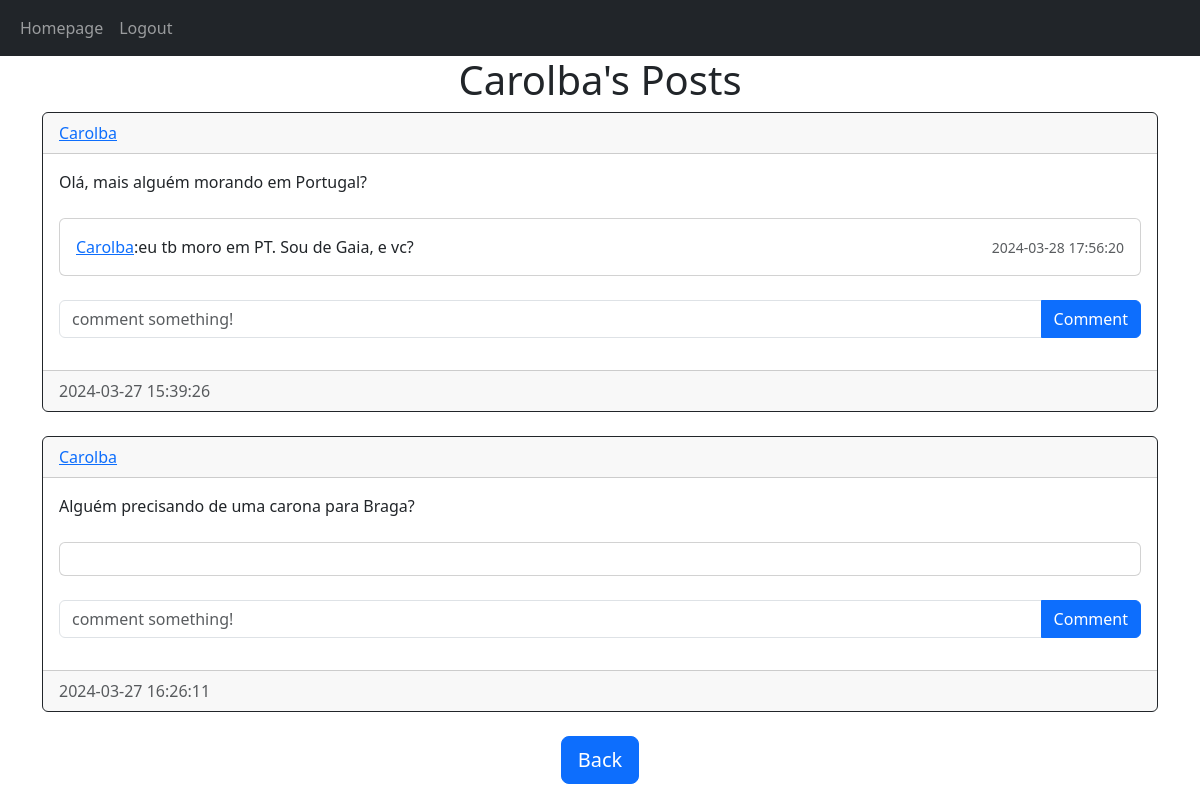
The app's page /posts/Carolba (signed in) with its own data.
### website/models.py (models this page shows)
class User(db.Model, UserMixin):
    id= db.Column(db.Integer, primary_key=True)
    email= db.Column(db.String(150), unique=True)
    username= db.Column(db.String(150), unique=True)
    password= db.Column(db.String(255))
    date_created=db.Column(db.DateTime(timezone=True), default=func.now())
    posts=db.relationship('Post', backref='user', passive_deletes=True)
    comments=db.relationship('Comment', backref='user', passive_deletes=True)

class Post(db.Model):
    id= db.Column(db.Integer, primary_key=True)
    text= db.Column(db.Text, nullable=False)
    date_created=db.Column(db.DateTime(timezone=True), default=func.now())
    author= db.Column(db.Integer, db.ForeignKey('user.id', ondelete='cascade'), nullable=False)
    comments=db.relationship('Comment', backref='post', passive_deletes=True)

class Comment(db.Model):
    id= db.Column(db.Integer, primary_key=True)
    text= db.Column(db.String(200), nullable=False)
    date_created=db.Column(db.DateTime(timezone=True), default=func.now())
    author= db.Column(db.Integer, db.ForeignKey('user.id', ondelete='cascade'), nullable=False)
    post_id= db.Column(db.Integer, db.ForeignKey('post.id', ondelete='cascade'), nullable=False)

### website/views.py (the view)
@views.route('/posts/<username>')
@login_required
def posts(username):
    user = User.query.filter_by(username=username).first()
    if not user:
        flash('No user with that username exists.', category= 'error')
        return redirect(url_for('views.homepage'))
    posts = user.posts
    return render_template("posts.html", user=current_user, posts=posts, username=username)

### website/__init__.py (called while the page is built)
def create_app():
    app=Flask(__name__)
    app.config['SECRET_KEY']= "carol"
    app.config['SQLALCHEMY_DATABASE_URI']= f'sqlite:///database.db'
    db.init_app(app)
    from .views import views
    from .auth import auth
    app.register_blueprint(views, url_prefix="/")
    app.register_blueprint(auth, url_prefix="/")
    from .models import User, Post, Comment
    create_database(app)
    login_manager = LoginManager()
    login_manager.login_view = 'auth.login'
    login_manager.init_app(app)
    @login_manager.user_loader
    def load_user(id):
        return User.query.get(int(id))
    return app

### website/templates/posts.html (shortened to what this page needs)
{% extends "posts_div.html" %}
{% block header %}{{username}}'s Posts {% endblock %}
{% block footer %}
<div style="text-align: center;">
    <a href="/homepage"><button type="button" class="btn btn-primary btn-lg">Back</button></a>
</div>
{% endblock %}

### website/templates/posts_div.html (shortened to what this page needs)
{% extends "base.html" %}
{% block content%}
<h1 style="text-align: center;">
    {% block header%}Posts{% endblock %}</h1>
<div id="posts">
    {% for post in posts %}
    <div class="card border-dark">
        <div class="card-header d-flex justify-content-between align-items-center">
            <a href="/posts/{{post.user.username}}">{{post.user.username}}</a>
        </div>
        <div class="card-body">
            <div class="card-text">{{post.text}}</div>
            <br>
            <div class="" id="comments_{{post.id}}">
                <div class="card">
                    <div class="card-body" id="comments-expanded_{{post.id}}">
                        {% for comment in post.comments %}
                        <div class="d-flex justify-content-between align-items-center">
                            <div>
                                <a href="/post/{{comment.user.username}}">{{comment.user.username}}</a>:{{comment.text}}
                            </div>
                            <div>
                                <small class="text-muted">{{comment.date_created}}</small>
                            </div>
                        </div>{%endfor%}
                    </div>
                </div>
            </div> <br>
            <form action="/create_comment/{{post.id}}" class="input-group mb-3" method="POST">
                <input type="text" id="text" name="text" class="form-control" placeholder="comment something!">
                <button type="submit" class="btn btn-primary">Comment</button>
            </form>
        </div>
        <div class="card-footer text-muted">{{post.date_created}}</div>
    </div>
    <br>{% endfor %}
</div>
{% block footer %}{% endblock %}
{% endblock %}

### website/templates/base.html (shortened to what this page needs)
<!DOCTYPE html>
<html lang="en">
<head>
    <link href="https://cdn.jsdelivr.net/npm/bootstrap@5.3.3/dist/css/bootstrap.min.css" rel="stylesheet">
</head>
<body>
    <nav class="navbar navbar-expand-lg navbar-dark bg-dark">
        <div class="container-fluid">
            <div class="collapse navbar-collapse" id="navbar">
                <div class="navbar-nav">
                    {% if user.is_authenticated %}
                    <a class="nav-item nav-link" href="/homepage">Homepage</a>
                    <a class="nav-item nav-link" href="/logout">Logout</a>
                    {%else%}
                    <a class="nav-item nav-link" href="/home">Home</a>
                    <a class="nav-item nav-link" href="/sign_up">Sign-up</a>
                    <a class="nav-item nav-link" href="/login">Login</a>
                    {%endif%}
                </div>
            </div>
        </div>
    </nav>
    <div class="container">{% block content %}
    {% endblock %}</div>
</body>
</html>

### records on screen
User: username "Carolba"
Post: user.username "Carolba", text "Olá, mais alguém morando em Portugal?", date_created "2024-03-27 15:39:26"
Comment: user.username "Carolba", text "eu tb moro em PT. Sou de Gaia, e vc?", date_created "2024-03-28 17:56:20"
Post: user.username "Carolba", text "Alguém precisando de uma carona para Braga?", date_created "2024-03-27 16:26:11"
